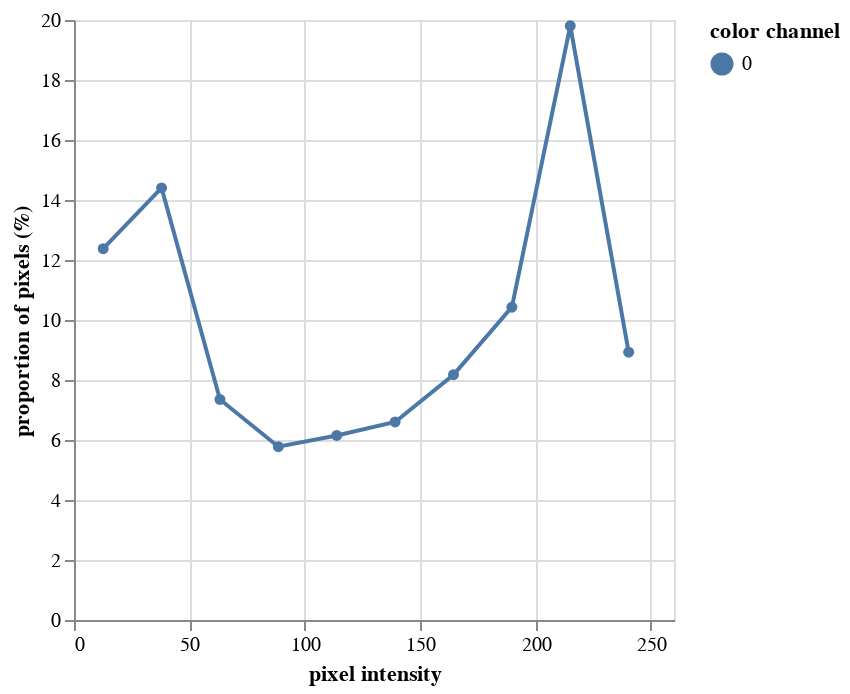

The cell this chart's notebook holds for it:
### Code cell
# plot histogram of data to more easily select a threshold. 
# Please note this step would not be included in a workflow when run in parallel

hist_figure1= pcv.visualize.histogram(l, bins=10)

### Figure 1 — Vega-Lite specification as saved in the notebook (floating-point values rounded to 4 significant figures)
{"config": {"view": {"continuousWidth": 300, "continuousHeight": 300}}, "data": {"name": "data-ec57c8376faeae3312e2285af8e2148d"}, "mark": {"type": "line", "point": true}, "encoding": {"color": {"field": "color channel", "type": "nominal"}, "tooltip": [{"field": "pixel intensity", "type": "quantitative"}, {"field": "proportion of pixels (%)", "type": "quantitative"}], "x": {"field": "pixel intensity", "type": "quantitative"}, "y": {"field": "proportion of pixels (%)", "type": "quantitative"}}, "params": [{"name": "param_1", "select": {"type": "interval", "encodings": ["x", "y"]}, "bind": "scales"}], "$schema": "https://vega.github.io/schema/vega-lite/v5.20.1.json", "datasets": {"data-ec57c8376faeae3312e2285af8e2148d": [{"pixel intensity": 12.65, "proportion of pixels (%)": 12.38, "hist_count": 165, "color channel": "0"}, {"pixel intensity": 37.95, "proportion of pixels (%)": 14.4, "hist_count": 192, "color channel": "0"}, {"pixel intensity": 63.25, "proportion of pixels (%)": 7.352, "hist_count": 98, "color channel": "0"}, {"pixel intensity": 88.55, "proportion of pixels (%)": 5.776, "hist_count": 77, "color channel": "0"}, {"pixel intensity": 113.8, "proportion of pixels (%)": 6.152, "hist_count": 82, "color channel": "0"}, {"pixel intensity": 139.2, "proportion of pixels (%)": 6.602, "hist_count": 88, "color channel": "0"}, {"pixel intensity": 164.4, "proportion of pixels (%)": 8.177, "hist_count": 109, "color channel": "0"}, {"pixel intensity": 189.8, "proportion of pixels (%)": 10.43, "hist_count": 139, "color channel": "0"}, {"pixel intensity": 215.1, "proportion of pixels (%)": 19.8, "hist_count": 264, "color channel": "0"}, {"pixel intensity": 240.4, "proportion of pixels (%)": 8.927, "hist_count": 119, "color channel": "0"}]}}
